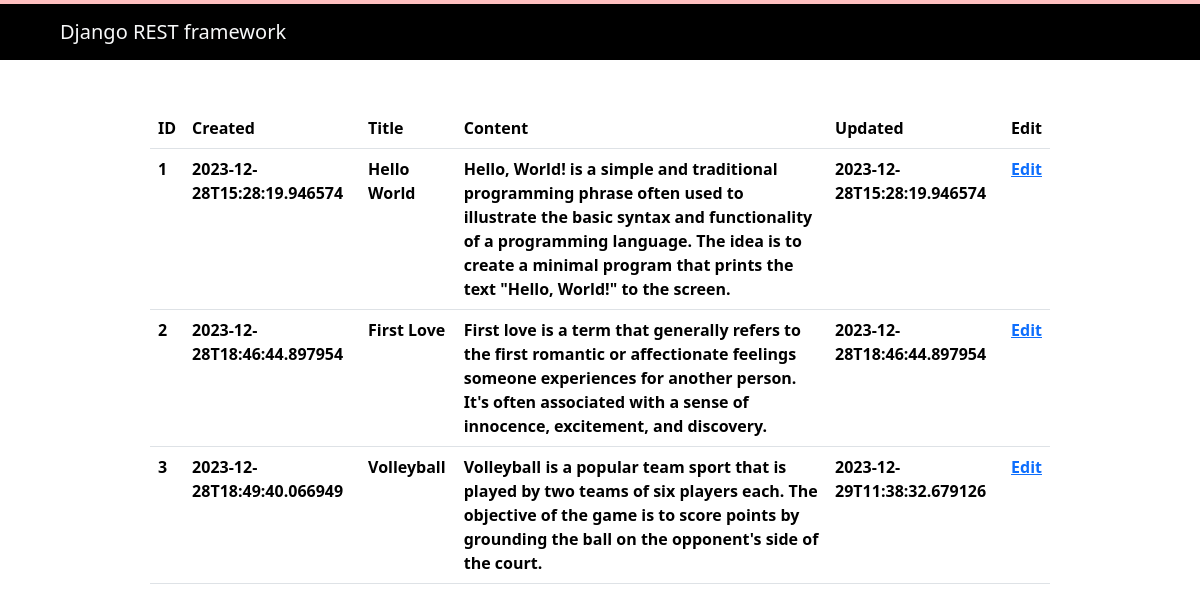
The page /edit/ on the database its author committed.
### BlogAPP/models.py (models this page shows)
class blogs (models.Model):
    created=models.DateTimeField(auto_now_add=True)
    title=models.CharField(max_length=50)
    content=models.CharField(max_length=500)
    updated=models.DateTimeField(auto_now=True)

### BlogAPP/views.py (the view)
# urls.py: path('edit/', views.edit),
def edit(request):
    if request.method=='GET':
        blogdata=blogs.objects.all()
        serial=blogserializers(blogdata, many=True)
        return render (request, 'update.html', {'blogdata':serial.data})
    else:
        return Response (status=status.HTTP_400_BAD_REQUEST)

### templates/update.html (shortened to what this page needs)
<!DOCTYPE html>
<html lang="en">
  <head>
    <link
      href="https://cdn.jsdelivr.net/npm/bootstrap@5.3.2/dist/css/bootstrap.min.css"
      rel="stylesheet"
    />
  </head>
  <body>
    <nav class="navbar navbar-expand-lg bg-black">
      <div class="container-fluid">
        <a class="navbar-brand text-light ms-5" href="#"
          >Django REST framework</a
        >
      </div>
    </nav>
    <table class="table table-hover my-5 w-75 mx-auto ">
      <thead>
        <tr>
          <th scope="col">ID</th>
          <th scope="col">Created</th>
          <th scope="col">Title</th>
          <th scope="col">Content</th>
          <th scope="col">Updated</th>
          <th scope="col">Edit</th>
        </tr>
      </thead>
      <tbody>
        {% for i in blogdata %}
        <tr>
          <th>{{i.id}}</th>
          <th>{{i.created}}</th>
          <th>{{i.title}}</th>
          <th>{{i.content}}</th>
          <th>{{i.updated}}</th>
          <th><a href="/editid/{{i.id}}">Edit</a></th>
        </tr>
        {% endfor %}
      </tbody>
    </table>
  </body>
</html>

### rows shown on the page
blogs: title "Hello World", content "Hello, World! is a simple and traditional programming phrase often used to illustrate the basic syntax and functionality of a programming language. The idea is to create a minimal program that prints the text \"Hello, World!\" to the screen."
blogs: title "First Love", content "First love is a term that generally refers to the first romantic or affectionate feelings someone experiences for another person. It's often associated with a sense of innocence, excitement, and discovery."
blogs: title "Volleyball", content "Volleyball is a popular team sport that is played by two teams of six players each. The objective of the game is to score points by grounding the ball on the opponent's side of the court."

### other values the page prints
{{ i.id }} "1" "2" "3"
{{ i.created }} "2023-12-28T15:28:19.946574" "2023-12-28T18:46:44.897954" "2023-12-28T18:49:40.066949"
{{ i.updated }} "2023-12-28T15:28:19.946574" "2023-12-28T18:46:44.897954" "2023-12-29T11:38:32.679126"
